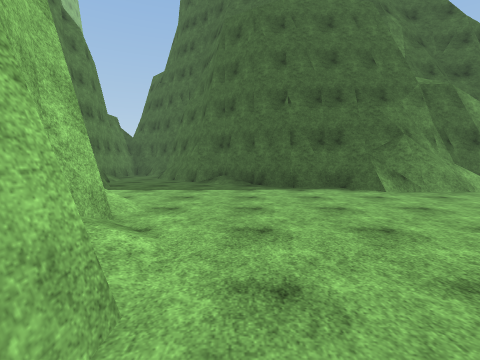
view 1 (above)

16 first-person views from a walk through a scene from a Unity 3-D project. The camera is 1.4 m above the floor, tilts 4° down and sees 85° across. The floor is counted in squares, 2 m on a side. Each view is taken from the middle of a square. On the plan, view 1 faces up. The plan holds only what a view shows up to about 9 squares ahead; the rest is blank. The place goes on beyond the plan. Surface patterns are stand-ins for the level's own textures.

view 2
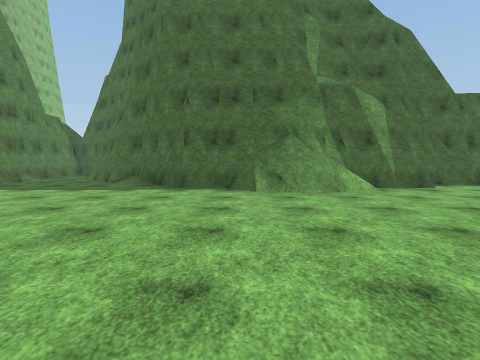

view 3
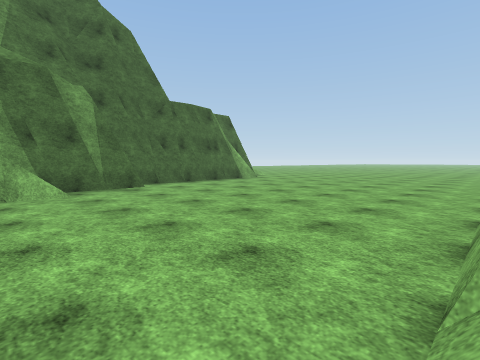

view 4
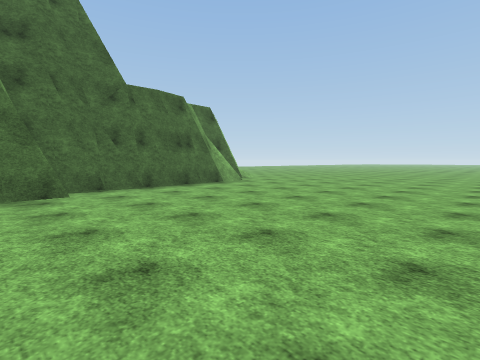

view 5
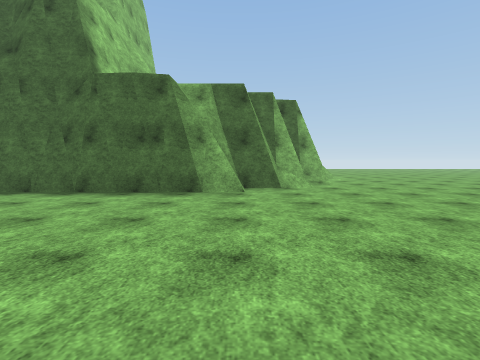

view 6
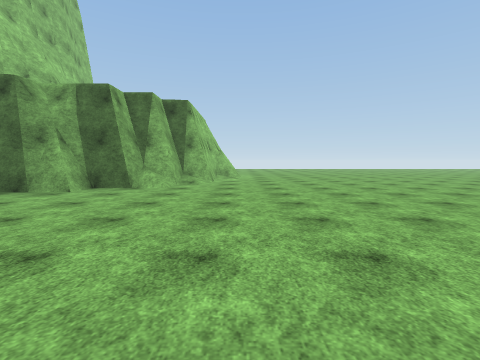

view 7
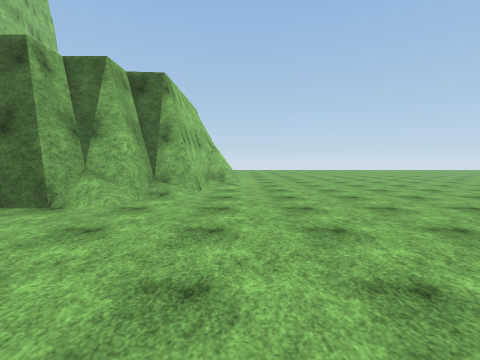

view 8
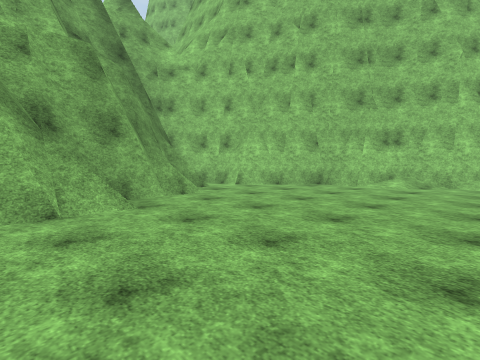

view 9
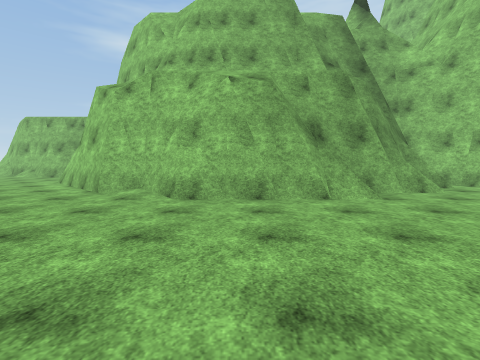

view 10
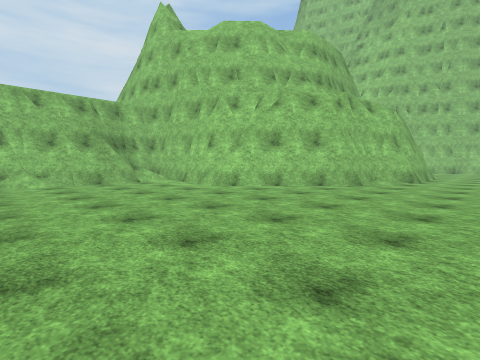

view 11
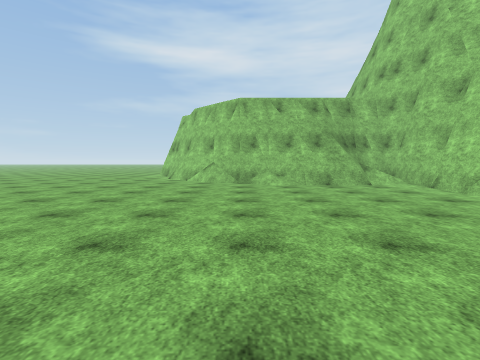

view 12
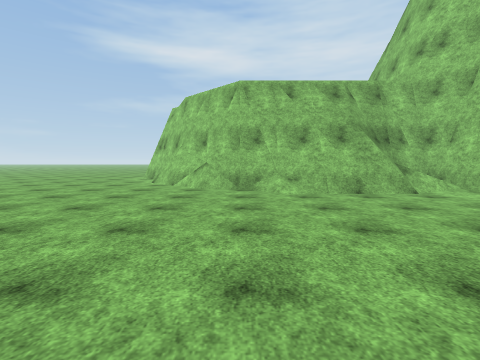

view 13
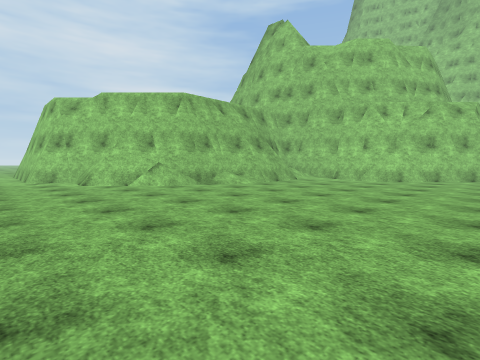

view 14
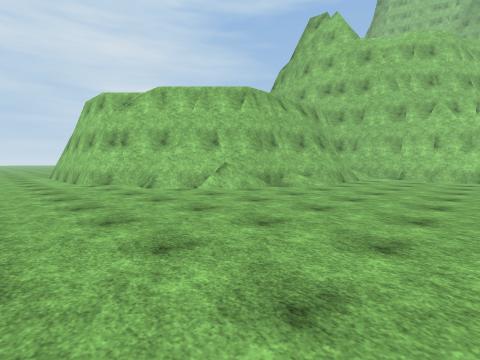

view 15
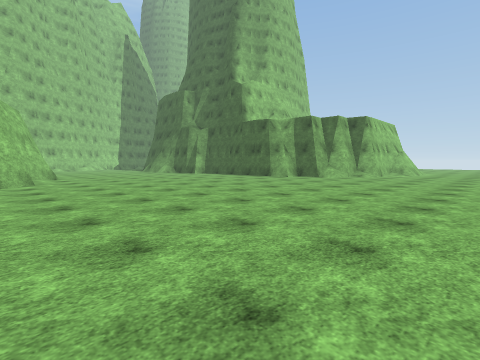

view 16
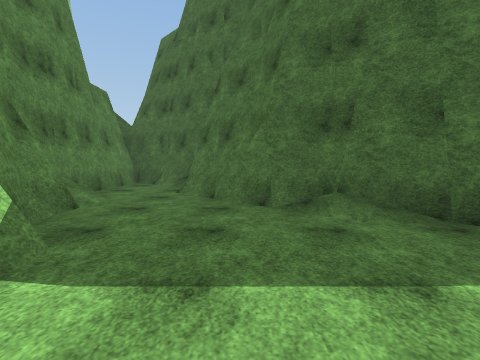

### Floor plan
Key: @ floor where view 1 was taken; # wall or solid block; . floor; / step, stairs or slope.
Columns run from 6 left of view 1 to 25 right of it. Each row starts with its distance up from view 1.
 12 #..#                   #........
 11 #..##                 ##........
 10 #/..##               ##.........
  9 ##...###           ###..........
  8  #.....##     #######..........
  7  ##.....#######...............
  6    .......##.................
  5     ........................
  4     /.......................
  3     #.......................
  2     #/......................
  1     ##......................
  0      #@.....####............
 -1      ##...###  ###.............
 -2       ##.##      ##............
 -3        #          ##............
 -4                    ##...........
 -5                     #...........
 -6                     #...........
 -7                     ####/.......
 -8                       ####/.....
 -9                          ###....
-10                            ##...
-11                             #...
-12                             ##..
-13                              #.

Positions as (right, up) in squares from view 1, and headings:
1: (0, 0), facing up
2: (3, 0), facing up
3: (5, 0), facing up-right
4: (7, 1), facing up-right
5: (14, 2), facing up
6: (18, 2), facing up
7: (18, 5), facing up
8: (7, 4), facing down-left
9: (8, 5), facing down
10: (19, 2), facing down-left
11: (19, 1), facing down
12: (19, -1), facing down
13: (24, -1), facing down-left
14: (25, -3), facing down-left
15: (21, -2), facing up-left
16: (-2, 5), facing up
